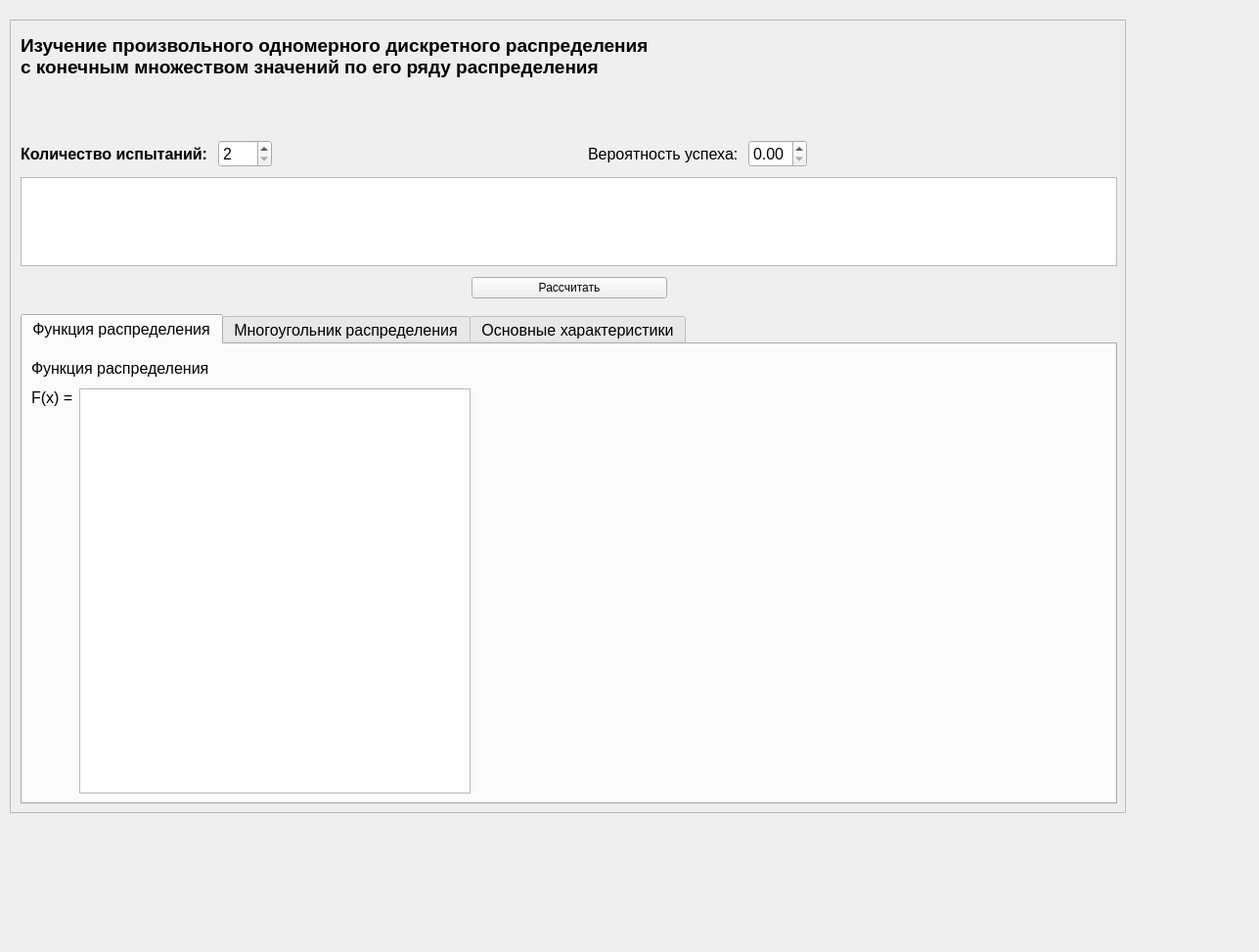
<?xml version="1.0" encoding="UTF-8"?>
<ui version="4.0">
 <class>Form</class>
 <widget class="QWidget" name="Form">
  <property name="geometry">
   <rect>
    <x>0</x>
    <y>0</y>
    <width>1287</width>
    <height>973</height>
   </rect>
  </property>
  <property name="windowTitle">
   <string>Form</string>
  </property>
  <widget class="QScrollArea" name="scrollArea">
   <property name="geometry">
    <rect>
     <x>10</x>
     <y>20</y>
     <width>1141</width>
     <height>811</height>
    </rect>
   </property>
   <property name="widgetResizable">
    <bool>true</bool>
   </property>
   <widget class="QWidget" name="scrollAreaWidgetContents">
    <property name="geometry">
     <rect>
      <x>0</x>
      <y>0</y>
      <width>1139</width>
      <height>809</height>
     </rect>
    </property>
    <widget class="QLabel" name="infoLabel">
     <property name="geometry">
      <rect>
       <x>10</x>
       <y>10</y>
       <width>957</width>
       <height>52</height>
      </rect>
     </property>
     <property name="font">
      <font>
       <pointsize>14</pointsize>
       <weight>75</weight>
       <bold>true</bold>
      </font>
     </property>
     <property name="text">
      <string>Изучение произвольного одномерного дискретного распределения 
с конечным множеством значений по его ряду распределения </string>
     </property>
     <property name="wordWrap">
      <bool>true</bool>
     </property>
    </widget>
    <widget class="QWidget" name="layoutWidget">
     <property name="geometry">
      <rect>
       <x>10</x>
       <y>120</y>
       <width>1121</width>
       <height>32</height>
      </rect>
     </property>
     <layout class="QHBoxLayout" name="horizontalLayout_62">
      <item>
       <widget class="QLabel" name="label_48">
        <property name="font">
         <font>
          <pointsize>12</pointsize>
          <weight>75</weight>
          <bold>true</bold>
         </font>
        </property>
        <property name="text">
         <string>Количество испытаний: </string>
        </property>
       </widget>
      </item>
      <item>
       <widget class="QSpinBox" name="xCount">
        <property name="enabled">
         <bool>true</bool>
        </property>
        <property name="sizePolicy">
         <sizepolicy hsizetype="Minimum" vsizetype="Fixed">
          <horstretch>0</horstretch>
          <verstretch>0</verstretch>
         </sizepolicy>
        </property>
        <property name="minimumSize">
         <size>
          <width>50</width>
          <height>0</height>
         </size>
        </property>
        <property name="font">
         <font>
          <pointsize>12</pointsize>
         </font>
        </property>
        <property name="minimum">
         <number>2</number>
        </property>
        <property name="maximum">
         <number>100</number>
        </property>
        <property name="value">
         <number>2</number>
        </property>
       </widget>
      </item>
      <item>
       <spacer name="horizontalSpacer_45">
        <property name="orientation">
         <enum>Qt::Horizontal</enum>
        </property>
        <property name="sizeType">
         <enum>QSizePolicy::Expanding</enum>
        </property>
        <property name="sizeHint" stdset="0">
         <size>
          <width>40</width>
          <height>20</height>
         </size>
        </property>
       </spacer>
      </item>
      <item>
       <widget class="QLabel" name="label">
        <property name="font">
         <font>
          <pointsize>12</pointsize>
         </font>
        </property>
        <property name="text">
         <string>Вероятность успеха: </string>
        </property>
       </widget>
      </item>
      <item>
       <widget class="QDoubleSpinBox" name="probabilityOfSuccess">
        <property name="font">
         <font>
          <pointsize>12</pointsize>
         </font>
        </property>
        <property name="maximum">
         <double>1.000000000000000</double>
        </property>
        <property name="singleStep">
         <double>0.100000000000000</double>
        </property>
       </widget>
      </item>
      <item>
       <spacer name="horizontalSpacer">
        <property name="orientation">
         <enum>Qt::Horizontal</enum>
        </property>
        <property name="sizeHint" stdset="0">
         <size>
          <width>40</width>
          <height>20</height>
         </size>
        </property>
       </spacer>
      </item>
     </layout>
    </widget>
    <widget class="QTableWidget" name="table">
     <property name="enabled">
      <bool>true</bool>
     </property>
     <property name="geometry">
      <rect>
       <x>10</x>
       <y>160</y>
       <width>1121</width>
       <height>91</height>
      </rect>
     </property>
     <property name="sizePolicy">
      <sizepolicy hsizetype="Expanding" vsizetype="Maximum">
       <horstretch>0</horstretch>
       <verstretch>0</verstretch>
      </sizepolicy>
     </property>
     <property name="minimumSize">
      <size>
       <width>0</width>
       <height>0</height>
      </size>
     </property>
     <property name="font">
      <font>
       <pointsize>11</pointsize>
      </font>
     </property>
     <property name="verticalScrollBarPolicy">
      <enum>Qt::ScrollBarAlwaysOff</enum>
     </property>
     <property name="sizeAdjustPolicy">
      <enum>QAbstractScrollArea::AdjustToContents</enum>
     </property>
     <property name="editTriggers">
      <set>QAbstractItemView::NoEditTriggers</set>
     </property>
     <property name="textElideMode">
      <enum>Qt::ElideNone</enum>
     </property>
     <attribute name="horizontalHeaderVisible">
      <bool>false</bool>
     </attribute>
    </widget>
    <widget class="QWidget" name="layoutWidget_2">
     <property name="geometry">
      <rect>
       <x>10</x>
       <y>260</y>
       <width>1121</width>
       <height>27</height>
      </rect>
     </property>
     <layout class="QHBoxLayout" name="horizontalLayout_56">
      <item>
       <spacer name="horizontalSpacer_38">
        <property name="orientation">
         <enum>Qt::Horizontal</enum>
        </property>
        <property name="sizeHint" stdset="0">
         <size>
          <width>40</width>
          <height>20</height>
         </size>
        </property>
       </spacer>
      </item>
      <item>
       <widget class="QPushButton" name="calculateButton">
        <property name="enabled">
         <bool>true</bool>
        </property>
        <property name="minimumSize">
         <size>
          <width>200</width>
          <height>0</height>
         </size>
        </property>
        <property name="text">
         <string>Рассчитать</string>
        </property>
       </widget>
      </item>
      <item>
       <spacer name="horizontalSpacer_39">
        <property name="orientation">
         <enum>Qt::Horizontal</enum>
        </property>
        <property name="sizeHint" stdset="0">
         <size>
          <width>40</width>
          <height>20</height>
         </size>
        </property>
       </spacer>
      </item>
     </layout>
    </widget>
    <widget class="QTabWidget" name="continuous_tabs">
     <property name="geometry">
      <rect>
       <x>10</x>
       <y>300</y>
       <width>1121</width>
       <height>501</height>
      </rect>
     </property>
     <property name="font">
      <font>
       <pointsize>12</pointsize>
      </font>
     </property>
     <property name="tabPosition">
      <enum>QTabWidget::North</enum>
     </property>
     <property name="tabShape">
      <enum>QTabWidget::Rounded</enum>
     </property>
     <property name="currentIndex">
      <number>0</number>
     </property>
     <property name="elideMode">
      <enum>Qt::ElideNone</enum>
     </property>
     <property name="usesScrollButtons">
      <bool>true</bool>
     </property>
     <property name="documentMode">
      <bool>false</bool>
     </property>
     <property name="tabsClosable">
      <bool>false</bool>
     </property>
     <property name="movable">
      <bool>false</bool>
     </property>
     <property name="tabBarAutoHide">
      <bool>false</bool>
     </property>
     <widget class="QWidget" name="continuous_function">
      <attribute name="title">
       <string>Функция распределения</string>
      </attribute>
      <layout class="QHBoxLayout" name="horizontalLayout_7">
       <item>
        <layout class="QVBoxLayout" name="verticalLayout_84">
         <item>
          <widget class="QLabel" name="label_37">
           <property name="minimumSize">
            <size>
             <width>0</width>
             <height>30</height>
            </size>
           </property>
           <property name="maximumSize">
            <size>
             <width>16777215</width>
             <height>40</height>
            </size>
           </property>
           <property name="text">
            <string>Функция распределения</string>
           </property>
          </widget>
         </item>
         <item>
          <layout class="QHBoxLayout" name="horizontalLayout_46">
           <item>
            <widget class="QLabel" name="functionLabel">
             <property name="sizePolicy">
              <sizepolicy hsizetype="Preferred" vsizetype="Preferred">
               <horstretch>0</horstretch>
               <verstretch>0</verstretch>
              </sizepolicy>
             </property>
             <property name="text">
              <string>F(x) =</string>
             </property>
             <property name="alignment">
              <set>Qt::AlignLeading|Qt::AlignLeft|Qt::AlignTop</set>
             </property>
            </widget>
           </item>
           <item>
            <widget class="QPlainTextEdit" name="functionText">
             <property name="sizePolicy">
              <sizepolicy hsizetype="Preferred" vsizetype="Expanding">
               <horstretch>0</horstretch>
               <verstretch>0</verstretch>
              </sizepolicy>
             </property>
             <property name="minimumSize">
              <size>
               <width>400</width>
               <height>0</height>
              </size>
             </property>
             <property name="readOnly">
              <bool>true</bool>
             </property>
             <property name="plainText">
              <string/>
             </property>
            </widget>
           </item>
           <item>
            <widget class="QWidget" name="discrete_function_plot" native="true">
             <property name="sizePolicy">
              <sizepolicy hsizetype="Expanding" vsizetype="Preferred">
               <horstretch>0</horstretch>
               <verstretch>0</verstretch>
              </sizepolicy>
             </property>
            </widget>
           </item>
          </layout>
         </item>
        </layout>
       </item>
      </layout>
     </widget>
     <widget class="QWidget" name="distribution_polygon">
      <attribute name="title">
       <string>Многоугольник распределения</string>
      </attribute>
     </widget>
     <widget class="QWidget" name="continuous_parameters">
      <attribute name="title">
       <string>Основные характеристики</string>
      </attribute>
      <layout class="QHBoxLayout" name="horizontalLayout_48">
       <item>
        <layout class="QVBoxLayout" name="verticalLayout_71">
         <property name="sizeConstraint">
          <enum>QLayout::SetFixedSize</enum>
         </property>
         <item>
          <layout class="QHBoxLayout" name="horizontalLayout_49">
           <property name="spacing">
            <number>2</number>
           </property>
           <item>
            <layout class="QHBoxLayout" name="horizontalLayout_8">
             <item>
              <widget class="QLabel" name="expected_value_pic">
               <property name="minimumSize">
                <size>
                 <width>200</width>
                 <height>0</height>
                </size>
               </property>
               <property name="maximumSize">
                <size>
                 <width>200</width>
                 <height>16777215</height>
                </size>
               </property>
               <property name="sizeIncrement">
                <size>
                 <width>200</width>
                 <height>0</height>
                </size>
               </property>
               <property name="text">
                <string/>
               </property>
              </widget>
             </item>
             <item>
              <widget class="QLabel" name="label_12">
               <property name="minimumSize">
                <size>
                 <width>20</width>
                 <height>0</height>
                </size>
               </property>
               <property name="text">
                <string/>
               </property>
              </widget>
             </item>
            </layout>
           </item>
           <item>
            <widget class="QLabel" name="label_18">
             <property name="font">
              <font>
               <pointsize>18</pointsize>
              </font>
             </property>
             <property name="text">
              <string>M(X)</string>
             </property>
            </widget>
           </item>
           <item>
            <widget class="QLabel" name="label_20">
             <property name="font">
              <font>
               <pointsize>18</pointsize>
              </font>
             </property>
             <property name="text">
              <string>=</string>
             </property>
            </widget>
           </item>
           <item>
            <widget class="QLabel" name="m_label">
             <property name="font">
              <font>
               <pointsize>18</pointsize>
              </font>
             </property>
             <property name="text">
              <string/>
             </property>
            </widget>
           </item>
           <item>
            <spacer name="horizontalSpacer_32">
             <property name="orientation">
              <enum>Qt::Horizontal</enum>
             </property>
             <property name="sizeHint" stdset="0">
              <size>
               <width>40</width>
               <height>20</height>
              </size>
             </property>
            </spacer>
           </item>
          </layout>
         </item>
         <item>
          <layout class="QHBoxLayout" name="horizontalLayout_50">
           <property name="spacing">
            <number>2</number>
           </property>
           <item>
            <layout class="QHBoxLayout" name="horizontalLayout_9">
             <item>
              <widget class="QLabel" name="dispersion_pic">
               <property name="minimumSize">
                <size>
                 <width>200</width>
                 <height>0</height>
                </size>
               </property>
               <property name="maximumSize">
                <size>
                 <width>200</width>
                 <height>16777215</height>
                </size>
               </property>
               <property name="sizeIncrement">
                <size>
                 <width>200</width>
                 <height>0</height>
                </size>
               </property>
               <property name="text">
                <string/>
               </property>
              </widget>
             </item>
             <item>
              <widget class="QLabel" name="label_14">
               <property name="minimumSize">
                <size>
                 <width>20</width>
                 <height>0</height>
                </size>
               </property>
               <property name="text">
                <string/>
               </property>
              </widget>
             </item>
            </layout>
           </item>
           <item>
            <widget class="QLabel" name="label_21">
             <property name="font">
              <font>
               <pointsize>18</pointsize>
              </font>
             </property>
             <property name="text">
              <string>D(X)</string>
             </property>
            </widget>
           </item>
           <item>
            <widget class="QLabel" name="label_23">
             <property name="font">
              <font>
               <pointsize>18</pointsize>
              </font>
             </property>
             <property name="text">
              <string>=</string>
             </property>
            </widget>
           </item>
           <item>
            <widget class="QLabel" name="d_label">
             <property name="font">
              <font>
               <pointsize>18</pointsize>
              </font>
             </property>
             <property name="text">
              <string/>
             </property>
            </widget>
           </item>
           <item>
            <spacer name="horizontalSpacer_33">
             <property name="orientation">
              <enum>Qt::Horizontal</enum>
             </property>
             <property name="sizeHint" stdset="0">
              <size>
               <width>40</width>
               <height>20</height>
              </size>
             </property>
            </spacer>
           </item>
          </layout>
         </item>
         <item>
          <layout class="QHBoxLayout" name="horizontalLayout_51">
           <property name="spacing">
            <number>2</number>
           </property>
           <item>
            <layout class="QHBoxLayout" name="horizontalLayout_10">
             <item>
              <widget class="QLabel" name="sigma_pic">
               <property name="minimumSize">
                <size>
                 <width>200</width>
                 <height>0</height>
                </size>
               </property>
               <property name="maximumSize">
                <size>
                 <width>200</width>
                 <height>16777215</height>
                </size>
               </property>
               <property name="sizeIncrement">
                <size>
                 <width>200</width>
                 <height>0</height>
                </size>
               </property>
               <property name="text">
                <string/>
               </property>
              </widget>
             </item>
             <item>
              <widget class="QLabel" name="label_16">
               <property name="minimumSize">
                <size>
                 <width>20</width>
                 <height>0</height>
                </size>
               </property>
               <property name="text">
                <string/>
               </property>
              </widget>
             </item>
            </layout>
           </item>
           <item>
            <widget class="QLabel" name="label_24">
             <property name="font">
              <font>
               <pointsize>18</pointsize>
              </font>
             </property>
             <property name="text">
              <string>σ</string>
             </property>
            </widget>
           </item>
           <item>
            <widget class="QLabel" name="label_26">
             <property name="font">
              <font>
               <pointsize>18</pointsize>
              </font>
             </property>
             <property name="text">
              <string>=</string>
             </property>
            </widget>
           </item>
           <item>
            <widget class="QLabel" name="sigma_label">
             <property name="font">
              <font>
               <pointsize>18</pointsize>
              </font>
             </property>
             <property name="text">
              <string/>
             </property>
            </widget>
           </item>
           <item>
            <spacer name="horizontalSpacer_34">
             <property name="orientation">
              <enum>Qt::Horizontal</enum>
             </property>
             <property name="sizeHint" stdset="0">
              <size>
               <width>40</width>
               <height>20</height>
              </size>
             </property>
            </spacer>
           </item>
          </layout>
         </item>
         <item>
          <layout class="QHBoxLayout" name="horizontalLayout_52">
           <property name="spacing">
            <number>2</number>
           </property>
           <item>
            <layout class="QHBoxLayout" name="horizontalLayout_11">
             <item>
              <widget class="QLabel" name="moda_pic">
               <property name="minimumSize">
                <size>
                 <width>200</width>
                 <height>0</height>
                </size>
               </property>
               <property name="maximumSize">
                <size>
                 <width>200</width>
                 <height>16777215</height>
                </size>
               </property>
               <property name="sizeIncrement">
                <size>
                 <width>200</width>
                 <height>0</height>
                </size>
               </property>
               <property name="text">
                <string/>
               </property>
              </widget>
             </item>
             <item>
              <widget class="QLabel" name="label_33">
               <property name="minimumSize">
                <size>
                 <width>20</width>
                 <height>0</height>
                </size>
               </property>
               <property name="text">
                <string/>
               </property>
              </widget>
             </item>
            </layout>
           </item>
           <item>
            <widget class="QLabel" name="label_27">
             <property name="font">
              <font>
               <pointsize>18</pointsize>
              </font>
             </property>
             <property name="text">
              <string>M</string>
             </property>
            </widget>
           </item>
           <item>
            <layout class="QVBoxLayout" name="verticalLayout_80">
             <item>
              <spacer name="verticalSpacer_43">
               <property name="orientation">
                <enum>Qt::Vertical</enum>
               </property>
               <property name="sizeType">
                <enum>QSizePolicy::Minimum</enum>
               </property>
               <property name="sizeHint" stdset="0">
                <size>
                 <width>10</width>
                 <height>40</height>
                </size>
               </property>
              </spacer>
             </item>
             <item>
              <widget class="QLabel" name="label_25">
               <property name="font">
                <font>
                 <pointsize>10</pointsize>
                </font>
               </property>
               <property name="text">
                <string>0</string>
               </property>
              </widget>
             </item>
            </layout>
           </item>
           <item>
            <widget class="QLabel" name="label_28">
             <property name="font">
              <font>
               <pointsize>18</pointsize>
              </font>
             </property>
             <property name="text">
              <string>=</string>
             </property>
            </widget>
           </item>
           <item>
            <widget class="QLabel" name="m0_label">
             <property name="font">
              <font>
               <pointsize>18</pointsize>
              </font>
             </property>
             <property name="text">
              <string/>
             </property>
            </widget>
           </item>
           <item>
            <spacer name="horizontalSpacer_35">
             <property name="orientation">
              <enum>Qt::Horizontal</enum>
             </property>
             <property name="sizeHint" stdset="0">
              <size>
               <width>40</width>
               <height>20</height>
              </size>
             </property>
            </spacer>
           </item>
          </layout>
         </item>
        </layout>
       </item>
      </layout>
     </widget>
    </widget>
    <widget class="QLabel" name="helpText">
     <property name="geometry">
      <rect>
       <x>10</x>
       <y>70</y>
       <width>1111</width>
       <height>31</height>
      </rect>
     </property>
     <property name="text">
      <string/>
     </property>
    </widget>
   </widget>
  </widget>
 </widget>
 <resources/>
 <connections/>
</ui>
